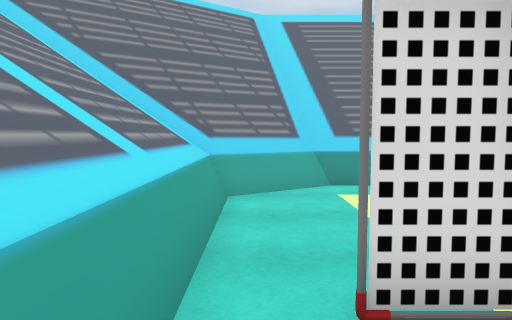
View 1 (above)

16 first-person views from a walk through a 3-D level made in the Unity game engine. The camera is 1.3 m above the floor, tilts 4° down and sees 70° across. The floor is counted in squares, 1 m on a side. Each view is taken from the middle of a square. On the plan, view 1 faces up. The plan holds only what a view shows up to about 15 squares ahead; the rest is blank. The place goes on beyond the plan. The player is left out. Some surface patterns are stand-ins.

View 2
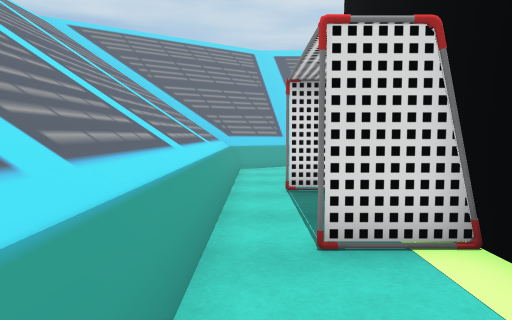

View 3
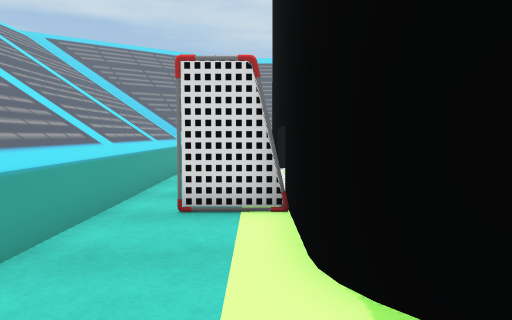

View 4
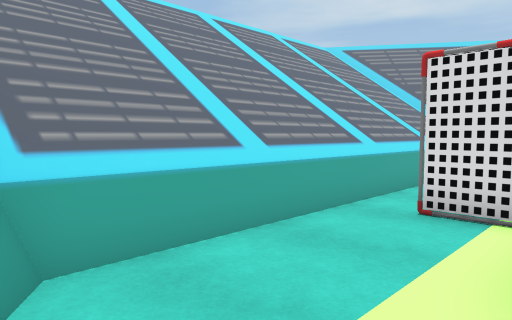

View 5
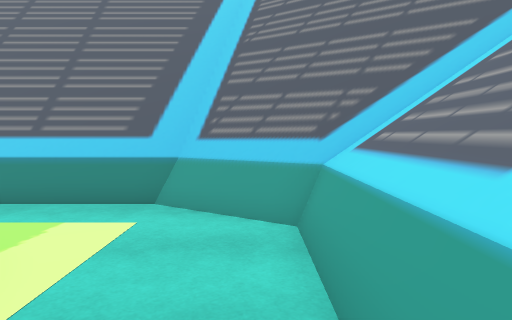

View 6
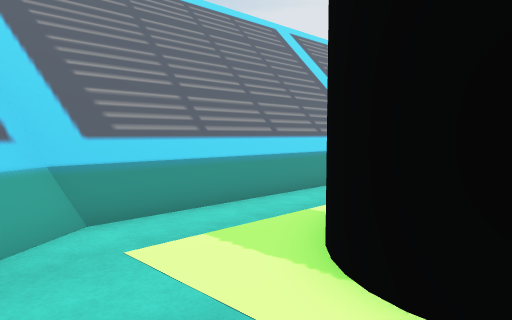

View 7
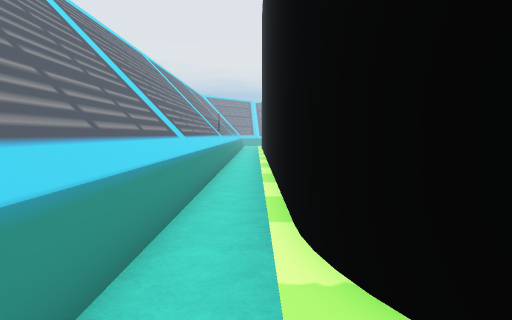

View 8
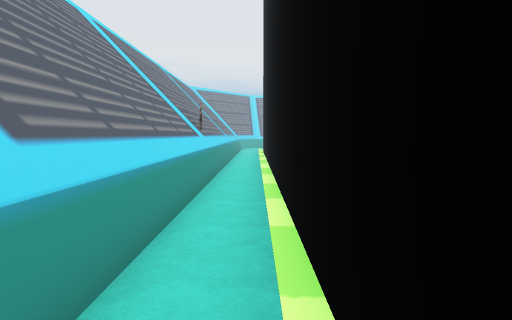

View 9
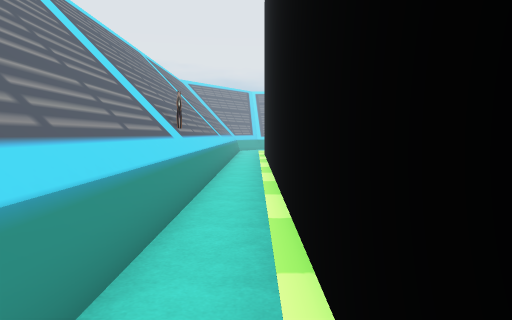

View 10
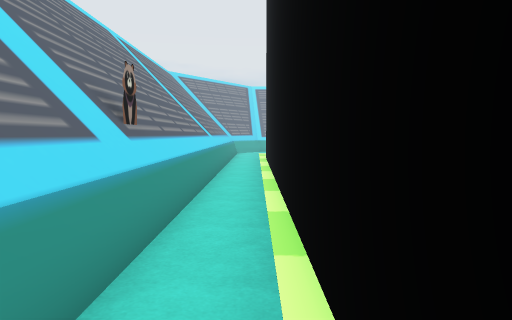

View 11
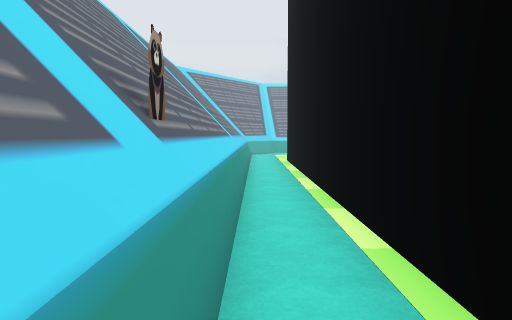

View 12
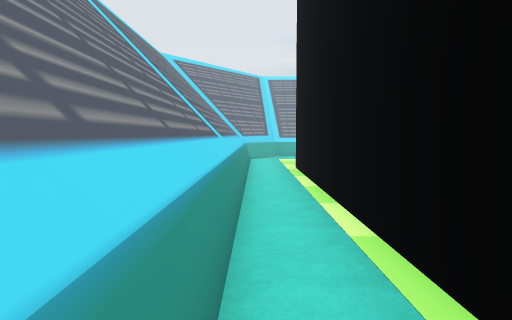

View 13
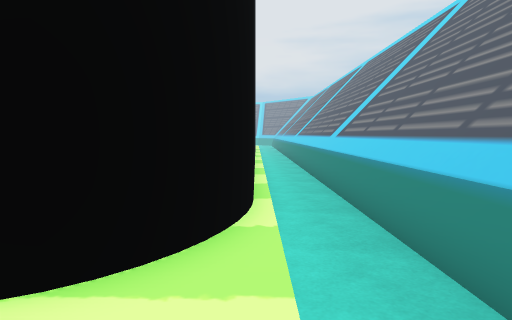

View 14
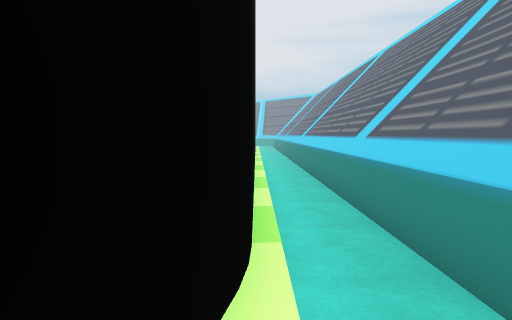

View 15
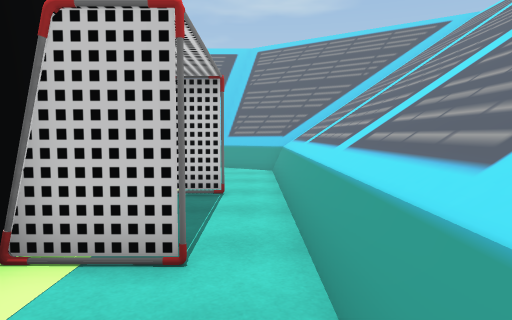

View 16
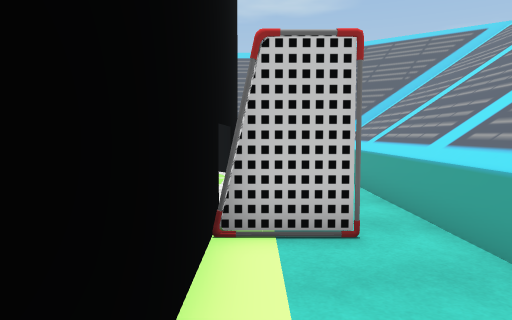

### Floor plan
Key: @ floor where view 1 was taken; # wall or solid block; . floor; = window, fence, low wall or low ledge; ^ raised ledge; O other object.
Columns run from 2 left of view 1 to 33 right of it. Each row starts with its distance up from view 1.
 10   ##################################
  9  ###................................
  8 ##=.................................
  7 ^^....    ##########################
  6 ^^...#
  5 ^^...#
  4 ^^...#
  3 ^^...#
  2 ^^.OO#
  1 ^^..O#
  0 ^^@.O#
 -1 ^^..O#
 -2 ^^.OO#
 -3 ^^...#
 -4 ^^...#
 -5 ^^...##
 -6 ^^....#
 -7 ^^..... ##  #  #
 -8 ###=................
 -9  ####################

Where each view was taken, in squares from view 1:
view 1: 0 up, 0 right, facing up
view 2: 6 down, 0 right, facing up
view 3: 8 down, 2 right, facing up
view 4: 8 down, 3 right, facing up-left
view 5: 2 down, 0 right, facing down
view 6: 4 up, 0 right, facing up-right
view 7: 8 up, 2 right, facing right
view 8: 8 up, 9 right, facing right
view 9: 8 up, 13 right, facing right
view 10: 8 up, 17 right, facing right
view 11: 9 up, 19 right, facing right
view 12: 9 up, 23 right, facing right
view 13: 7 down, 0 right, facing right
view 14: 7 down, 3 right, facing right
view 15: 6 up, 0 right, facing down
view 16: 7 up, 2 right, facing down
